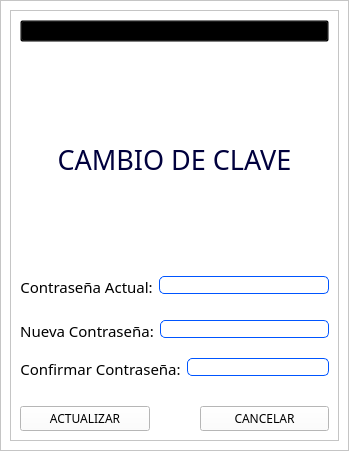
<?xml version="1.0" encoding="UTF-8"?>
<ui version="4.0">
 <class>Form</class>
 <widget class="QWidget" name="Form">
  <property name="geometry">
   <rect>
    <x>0</x>
    <y>0</y>
    <width>349</width>
    <height>451</height>
   </rect>
  </property>
  <property name="minimumSize">
   <size>
    <width>100</width>
    <height>200</height>
   </size>
  </property>
  <property name="maximumSize">
   <size>
    <width>1666666</width>
    <height>166666</height>
   </size>
  </property>
  <property name="sizeIncrement">
   <size>
    <width>0</width>
    <height>0</height>
   </size>
  </property>
  <property name="baseSize">
   <size>
    <width>0</width>
    <height>0</height>
   </size>
  </property>
  <property name="cursor">
   <cursorShape>ArrowCursor</cursorShape>
  </property>
  <property name="windowTitle">
   <string>Form</string>
  </property>
  <property name="styleSheet">
   <string notr="true">
QPushButton{
background-color: white;
color: black;
}
QPushButton:hover{
background-color: rgb(0, 85, 255);
	
}

QPushButton:pressed {
background-color: #57b1e6;
}

</string>
  </property>
  <layout class="QVBoxLayout" name="verticalLayout_5">
   <property name="spacing">
    <number>0</number>
   </property>
   <property name="leftMargin">
    <number>0</number>
   </property>
   <property name="topMargin">
    <number>0</number>
   </property>
   <property name="rightMargin">
    <number>0</number>
   </property>
   <property name="bottomMargin">
    <number>0</number>
   </property>
   <item>
    <widget class="QFrame" name="background_frame">
     <property name="styleSheet">
      <string notr="true">QFrame{
	
	background-color: rgb(255, 255, 255);
}</string>
     </property>
     <property name="frameShape">
      <enum>QFrame::StyledPanel</enum>
     </property>
     <property name="frameShadow">
      <enum>QFrame::Raised</enum>
     </property>
     <layout class="QVBoxLayout" name="verticalLayout_4">
      <item>
       <widget class="QFrame" name="content_frame">
        <property name="styleSheet">
         <string notr="true">QLabel{
background-color: transparent;
color:black;
}

QLineEdit{
color:black;
border: 1px solid  #0055ff; 
border-radius: 5px;
	background-color: rgb(255, 255, 255);
}</string>
        </property>
        <property name="frameShape">
         <enum>QFrame::StyledPanel</enum>
        </property>
        <property name="frameShadow">
         <enum>QFrame::Raised</enum>
        </property>
        <layout class="QVBoxLayout" name="verticalLayout_2">
         <item>
          <layout class="QVBoxLayout" name="verticalLayout">
           <item>
            <widget class="QPushButton" name="img_pushButton">
             <property name="layoutDirection">
              <enum>Qt::LeftToRight</enum>
             </property>
             <property name="autoFillBackground">
              <bool>false</bool>
             </property>
             <property name="styleSheet">
              <string notr="true">background-color: transparent;</string>
             </property>
             <property name="text">
              <string/>
             </property>
             <property name="icon">
              <iconset resource="resources.qrc">
               <normaloff>:/iconos/assets/iconos/ambienteslogo.png</normaloff>:/iconos/assets/iconos/ambienteslogo.png</iconset>
             </property>
             <property name="iconSize">
              <size>
               <width>150</width>
               <height>150</height>
              </size>
             </property>
            </widget>
           </item>
           <item>
            <widget class="QLabel" name="titulo_label">
             <property name="sizePolicy">
              <sizepolicy hsizetype="Expanding" vsizetype="Expanding">
               <horstretch>0</horstretch>
               <verstretch>0</verstretch>
              </sizepolicy>
             </property>
             <property name="font">
              <font>
               <family>Myanmar Text 12</family>
               <pointsize>20</pointsize>
               <weight>50</weight>
               <italic>false</italic>
               <bold>false</bold>
              </font>
             </property>
             <property name="autoFillBackground">
              <bool>false</bool>
             </property>
             <property name="styleSheet">
              <string notr="true">font:  20pt &quot;Myanmar Text&quot; bold;
color: #00003d;</string>
             </property>
             <property name="text">
              <string>CAMBIO DE CLAVE</string>
             </property>
             <property name="scaledContents">
              <bool>false</bool>
             </property>
             <property name="alignment">
              <set>Qt::AlignCenter</set>
             </property>
             <property name="textInteractionFlags">
              <set>Qt::NoTextInteraction</set>
             </property>
            </widget>
           </item>
           <item>
            <layout class="QFormLayout" name="formLayout_4">
             <item row="0" column="0" colspan="2">
              <layout class="QFormLayout" name="formLayout">
               <item row="0" column="0">
                <widget class="QLabel" name="passwactual_label_2">
                 <property name="font">
                  <font>
                   <family>Myanmar Text 12</family>
                   <pointsize>11</pointsize>
                   <weight>50</weight>
                   <italic>false</italic>
                   <bold>false</bold>
                  </font>
                 </property>
                 <property name="autoFillBackground">
                  <bool>false</bool>
                 </property>
                 <property name="styleSheet">
                  <string notr="true"/>
                 </property>
                 <property name="text">
                  <string>Contraseña Actual:</string>
                 </property>
                 <property name="scaledContents">
                  <bool>false</bool>
                 </property>
                 <property name="alignment">
                  <set>Qt::AlignCenter</set>
                 </property>
                 <property name="textInteractionFlags">
                  <set>Qt::NoTextInteraction</set>
                 </property>
                </widget>
               </item>
               <item row="0" column="1">
                <widget class="QLineEdit" name="campopssact_lineEdit">
                 <property name="toolTip">
                  <string>&lt;html&gt;&lt;head/&gt;&lt;body&gt;&lt;p&gt;&lt;br/&gt;&lt;/p&gt;&lt;/body&gt;&lt;/html&gt;</string>
                 </property>
                 <property name="autoFillBackground">
                  <bool>false</bool>
                 </property>
                 <property name="styleSheet">
                  <string notr="true"/>
                 </property>
                 <property name="echoMode">
                  <enum>QLineEdit::Password</enum>
                 </property>
                 <property name="dragEnabled">
                  <bool>false</bool>
                 </property>
                 <property name="cursorMoveStyle">
                  <enum>Qt::LogicalMoveStyle</enum>
                 </property>
                 <property name="clearButtonEnabled">
                  <bool>true</bool>
                 </property>
                </widget>
               </item>
              </layout>
             </item>
             <item row="1" column="1">
              <widget class="QLabel" name="alerta1_label">
               <property name="font">
                <font>
                 <family>MS Shell Dlg 2</family>
                 <pointsize>7</pointsize>
                 <weight>9</weight>
                 <italic>false</italic>
                 <bold>false</bold>
                 <underline>true</underline>
                </font>
               </property>
               <property name="styleSheet">
                <string notr="true">QLabel{
	font: 75 7pt &quot;MS Shell Dlg 2&quot;;
	text-decoration: underline;
color:red;}</string>
               </property>
               <property name="text">
                <string/>
               </property>
               <property name="margin">
                <number>0</number>
               </property>
               <property name="indent">
                <number>-1</number>
               </property>
              </widget>
             </item>
             <item row="2" column="0" colspan="2">
              <layout class="QFormLayout" name="formLayout_2">
               <property name="horizontalSpacing">
                <number>6</number>
               </property>
               <property name="verticalSpacing">
                <number>7</number>
               </property>
               <property name="bottomMargin">
                <number>10</number>
               </property>
               <item row="0" column="0">
                <widget class="QLabel" name="passwnew_label_3">
                 <property name="font">
                  <font>
                   <family>Myanmar Text 12</family>
                   <pointsize>11</pointsize>
                   <weight>50</weight>
                   <italic>false</italic>
                   <bold>false</bold>
                  </font>
                 </property>
                 <property name="autoFillBackground">
                  <bool>false</bool>
                 </property>
                 <property name="styleSheet">
                  <string notr="true"/>
                 </property>
                 <property name="text">
                  <string>Nueva Contraseña:</string>
                 </property>
                 <property name="scaledContents">
                  <bool>false</bool>
                 </property>
                 <property name="alignment">
                  <set>Qt::AlignCenter</set>
                 </property>
                 <property name="textInteractionFlags">
                  <set>Qt::NoTextInteraction</set>
                 </property>
                </widget>
               </item>
               <item row="0" column="1">
                <widget class="QLineEdit" name="campopssnew_lineEdit">
                 <property name="toolTip">
                  <string>&lt;html&gt;&lt;head/&gt;&lt;body&gt;&lt;p&gt;&lt;br/&gt;&lt;/p&gt;&lt;/body&gt;&lt;/html&gt;</string>
                 </property>
                 <property name="autoFillBackground">
                  <bool>false</bool>
                 </property>
                 <property name="styleSheet">
                  <string notr="true"/>
                 </property>
                 <property name="echoMode">
                  <enum>QLineEdit::Password</enum>
                 </property>
                 <property name="dragEnabled">
                  <bool>false</bool>
                 </property>
                 <property name="cursorMoveStyle">
                  <enum>Qt::LogicalMoveStyle</enum>
                 </property>
                 <property name="clearButtonEnabled">
                  <bool>true</bool>
                 </property>
                </widget>
               </item>
              </layout>
             </item>
             <item row="3" column="0" colspan="2">
              <layout class="QFormLayout" name="formLayout_3">
               <property name="horizontalSpacing">
                <number>6</number>
               </property>
               <property name="verticalSpacing">
                <number>7</number>
               </property>
               <property name="bottomMargin">
                <number>0</number>
               </property>
               <item row="0" column="0">
                <widget class="QLabel" name="passwnewconf_label_4">
                 <property name="font">
                  <font>
                   <family>Myanmar Text 12</family>
                   <pointsize>11</pointsize>
                   <weight>50</weight>
                   <italic>false</italic>
                   <bold>false</bold>
                  </font>
                 </property>
                 <property name="autoFillBackground">
                  <bool>false</bool>
                 </property>
                 <property name="styleSheet">
                  <string notr="true"/>
                 </property>
                 <property name="text">
                  <string>Confirmar Contraseña:</string>
                 </property>
                 <property name="scaledContents">
                  <bool>false</bool>
                 </property>
                 <property name="alignment">
                  <set>Qt::AlignCenter</set>
                 </property>
                 <property name="textInteractionFlags">
                  <set>Qt::NoTextInteraction</set>
                 </property>
                </widget>
               </item>
               <item row="0" column="1">
                <widget class="QLineEdit" name="campopssnewconf_lineEdit">
                 <property name="toolTip">
                  <string>&lt;html&gt;&lt;head/&gt;&lt;body&gt;&lt;p&gt;&lt;br/&gt;&lt;/p&gt;&lt;/body&gt;&lt;/html&gt;</string>
                 </property>
                 <property name="autoFillBackground">
                  <bool>false</bool>
                 </property>
                 <property name="styleSheet">
                  <string notr="true"/>
                 </property>
                 <property name="echoMode">
                  <enum>QLineEdit::Password</enum>
                 </property>
                 <property name="dragEnabled">
                  <bool>false</bool>
                 </property>
                 <property name="cursorMoveStyle">
                  <enum>Qt::LogicalMoveStyle</enum>
                 </property>
                 <property name="clearButtonEnabled">
                  <bool>true</bool>
                 </property>
                </widget>
               </item>
              </layout>
             </item>
             <item row="4" column="1">
              <widget class="QLabel" name="alerta2_label">
               <property name="styleSheet">
                <string notr="true">QLabel{
	font: 75 7pt &quot;MS Shell Dlg 2&quot;;
	text-decoration: underline;
color:red;}</string>
               </property>
               <property name="text">
                <string/>
               </property>
              </widget>
             </item>
            </layout>
           </item>
           <item>
            <layout class="QHBoxLayout" name="horizontalLayout" stretch="0,0">
             <property name="spacing">
              <number>50</number>
             </property>
             <item>
              <widget class="QPushButton" name="pushButton_actualizar">
               <property name="sizePolicy">
                <sizepolicy hsizetype="Preferred" vsizetype="Preferred">
                 <horstretch>10</horstretch>
                 <verstretch>4</verstretch>
                </sizepolicy>
               </property>
               <property name="sizeIncrement">
                <size>
                 <width>10</width>
                 <height>4</height>
                </size>
               </property>
               <property name="font">
                <font>
                 <family>MS Reference Sans Serif</family>
                 <pointsize>9</pointsize>
                 <weight>50</weight>
                 <italic>false</italic>
                 <bold>false</bold>
                 <kerning>true</kerning>
                </font>
               </property>
               <property name="layoutDirection">
                <enum>Qt::LeftToRight</enum>
               </property>
               <property name="styleSheet">
                <string notr="true">


	</string>
               </property>
               <property name="text">
                <string>ACTUALIZAR</string>
               </property>
               <property name="icon">
                <iconset resource="resources.qrc">
                 <normaloff>:/iconos/assets/iconos/ok.png</normaloff>:/iconos/assets/iconos/ok.png</iconset>
               </property>
               <property name="iconSize">
                <size>
                 <width>19</width>
                 <height>19</height>
                </size>
               </property>
              </widget>
             </item>
             <item>
              <widget class="QPushButton" name="pushButton_cancelar">
               <property name="sizePolicy">
                <sizepolicy hsizetype="Preferred" vsizetype="Preferred">
                 <horstretch>10</horstretch>
                 <verstretch>4</verstretch>
                </sizepolicy>
               </property>
               <property name="sizeIncrement">
                <size>
                 <width>10</width>
                 <height>4</height>
                </size>
               </property>
               <property name="baseSize">
                <size>
                 <width>0</width>
                 <height>0</height>
                </size>
               </property>
               <property name="font">
                <font>
                 <family>MS Reference Sans Serif</family>
                 <pointsize>9</pointsize>
                 <weight>50</weight>
                 <italic>false</italic>
                 <bold>false</bold>
                 <kerning>true</kerning>
                </font>
               </property>
               <property name="cursor">
                <cursorShape>ArrowCursor</cursorShape>
               </property>
               <property name="layoutDirection">
                <enum>Qt::LeftToRight</enum>
               </property>
               <property name="styleSheet">
                <string notr="true">

	</string>
               </property>
               <property name="text">
                <string>CANCELAR</string>
               </property>
               <property name="icon">
                <iconset resource="resources.qrc">
                 <normaloff>:/iconos/assets/iconos/cancelar.png</normaloff>:/iconos/assets/iconos/cancelar.png</iconset>
               </property>
               <property name="iconSize">
                <size>
                 <width>19</width>
                 <height>19</height>
                </size>
               </property>
              </widget>
             </item>
            </layout>
           </item>
          </layout>
         </item>
        </layout>
       </widget>
      </item>
     </layout>
    </widget>
   </item>
  </layout>
 </widget>
 <resources>
  <include location="resources.qrc"/>
 </resources>
 <connections/>
</ui>
